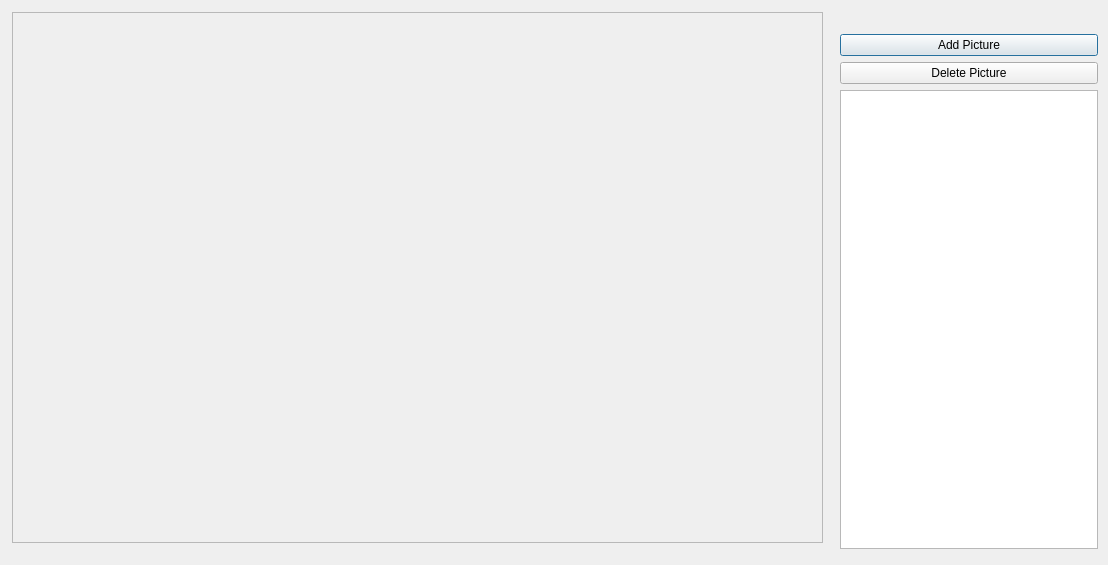
<?xml version="1.0" encoding="UTF-8"?>
<ui version="4.0">
 <class>PictureDialog</class>
 <widget class="QDialog" name="PictureDialog">
  <property name="geometry">
   <rect>
    <x>0</x>
    <y>0</y>
    <width>1108</width>
    <height>565</height>
   </rect>
  </property>
  <property name="windowTitle">
   <string>Picture</string>
  </property>
  <widget class="QScrollArea" name="scrollArea">
   <property name="geometry">
    <rect>
     <x>12</x>
     <y>12</y>
     <width>811</width>
     <height>531</height>
    </rect>
   </property>
   <property name="sizeAdjustPolicy">
    <enum>QAbstractScrollArea::AdjustIgnored</enum>
   </property>
   <property name="widgetResizable">
    <bool>true</bool>
   </property>
   <property name="alignment">
    <set>Qt::AlignCenter</set>
   </property>
   <widget class="QWidget" name="scrollAreaWidgetContents">
    <property name="geometry">
     <rect>
      <x>0</x>
      <y>0</y>
      <width>809</width>
      <height>529</height>
     </rect>
    </property>
   </widget>
  </widget>
  <widget class="QWidget" name="">
   <property name="geometry">
    <rect>
     <x>840</x>
     <y>14</y>
     <width>258</width>
     <height>535</height>
    </rect>
   </property>
   <layout class="QVBoxLayout" name="verticalLayout">
    <item>
     <widget class="QLabel" name="label_location_name">
      <property name="text">
       <string/>
      </property>
     </widget>
    </item>
    <item>
     <widget class="QPushButton" name="addButton">
      <property name="text">
       <string>Add Picture</string>
      </property>
     </widget>
    </item>
    <item>
     <widget class="QPushButton" name="deleteButton">
      <property name="text">
       <string>Delete Picture</string>
      </property>
     </widget>
    </item>
    <item>
     <widget class="QListView" name="listView">
      <property name="sizePolicy">
       <sizepolicy hsizetype="Minimum" vsizetype="Expanding">
        <horstretch>0</horstretch>
        <verstretch>0</verstretch>
       </sizepolicy>
      </property>
      <property name="editTriggers">
       <set>QAbstractItemView::EditKeyPressed</set>
      </property>
      <property name="showDropIndicator" stdset="0">
       <bool>false</bool>
      </property>
     </widget>
    </item>
   </layout>
  </widget>
 </widget>
 <resources/>
 <connections/>
</ui>
